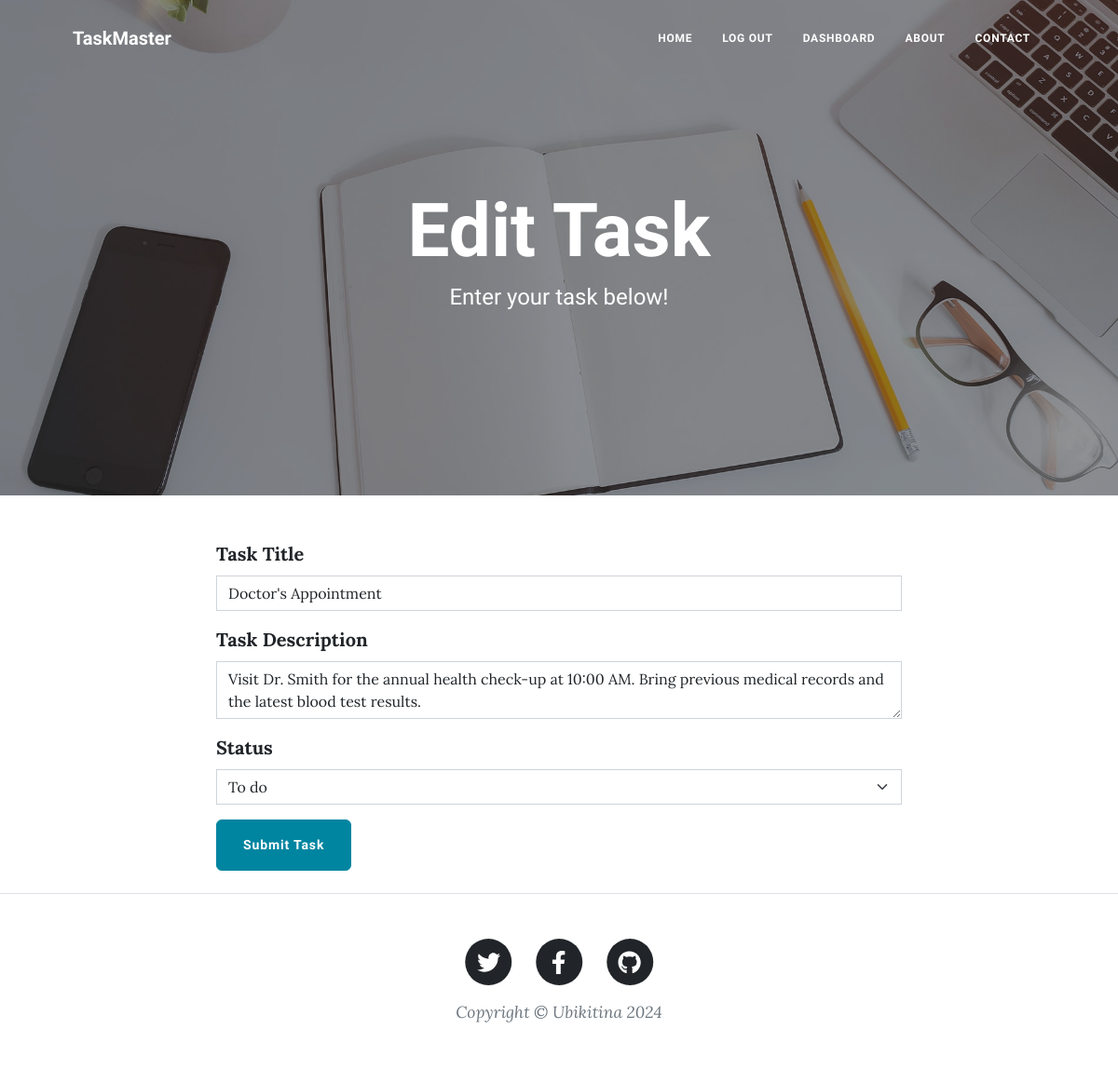
The app's page /edit-task/2 (signed in), older data.
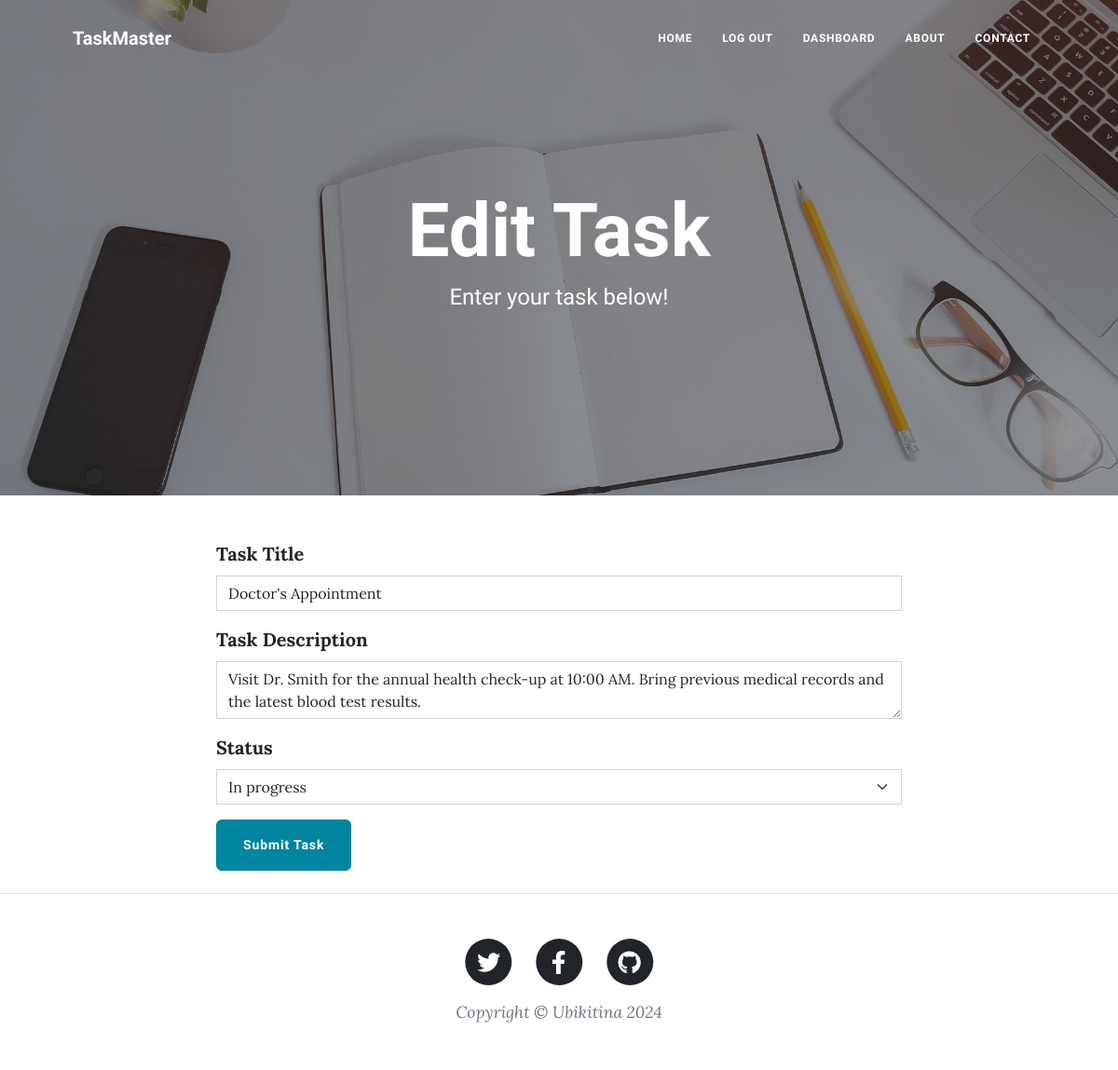
The same page, newer data.
### main.py (models this page shows)
class Task(db.Model):
    __tablename__ = "tasks"
    id = db.Column(db.Integer, primary_key=True)
    author_id = db.Column(db.Integer, db.ForeignKey("users.id"))
    author = relationship("User", back_populates="tasks")
    title = db.Column(db.String(250), unique=True, nullable=False)
    date = db.Column(db.String(250), nullable=False)
    body = db.Column(db.Text, nullable=False)
    status = db.Column(db.String(250), nullable=False)
    comments = relationship("Comment", back_populates="parent_task")

### main.py (the view, shortened to what this page needs)
@app.route("/edit-task/<int:task_id>", methods=["GET", "POST"])
@authenticated_only  # Use a decorator so only an authenticated user can edit a task
def edit_task(task_id):
    task = db.get_or_404(Task, task_id)
    edit_form = CreateTaskForm(
        title=task.title,
        author=task.author,
        status=task.status,
        body=task.body
    )
    return render_template("make-task.html", form=edit_form, is_edit=True, current_user=current_user)

### forms.py
class CreateTaskForm(FlaskForm):
    title = StringField("Task Title", validators=[DataRequired()])
    body = TextAreaField("Task Description", validators=[DataRequired()])
    status = SelectField("Status", choices=[('To do', 'To do'), ('In progress', 'In progress'), ('Done', 'Done')],
                         validators=[DataRequired()])
    submit = SubmitField("Submit Task")

### main.py (called while the page is built)
@login_manager.user_loader
def load_user(user_id):
    return db.get_or_404(User, user_id)

def authenticated_only(f):
    @wraps(f)
    def decorated_function(*args, **kwargs):
        if not current_user.is_authenticated:
            return abort(403)  # 403 is a Forbidden error if not authenticated
        return f(*args, **kwargs)
    return decorated_function

### templates/make-task.html
{% from "bootstrap5/form.html" import render_form %} {% block content %} {%
include "header.html" %}
<header
  class="masthead"
  style="background-image: url('../static/assets/img/edit-bg.jpg')"
>
  <div class="container position-relative px-4 px-lg-5">
    <div class="row gx-4 gx-lg-5 justify-content-center">
      <div class="col-md-10 col-lg-8 col-xl-7">
        <div class="page-heading">
          {% if is_edit: %}
          <h1>Edit Task</h1>
          {% else: %}
          <h1>New Task</h1>
          {% endif %}
          <span class="subheading"
            >Enter your task below!</span
          >
        </div>
      </div>
    </div>
  </div>
</header>
<main class="mb-4">
  <div class="container">
    <div class="row">
      <div class="col-lg-8 col-md-10 mx-auto">
        {{render_form(form, novalidate=True, button_map={"submit": "primary"}) }}
      </div>
    </div>
  </div>
</main>
{% include "footer.html" %} {% endblock %}

Row changes from the older to the newer data that the page shows:
changed Task "Doctor's Appointment": status "To do" → "In progress"
